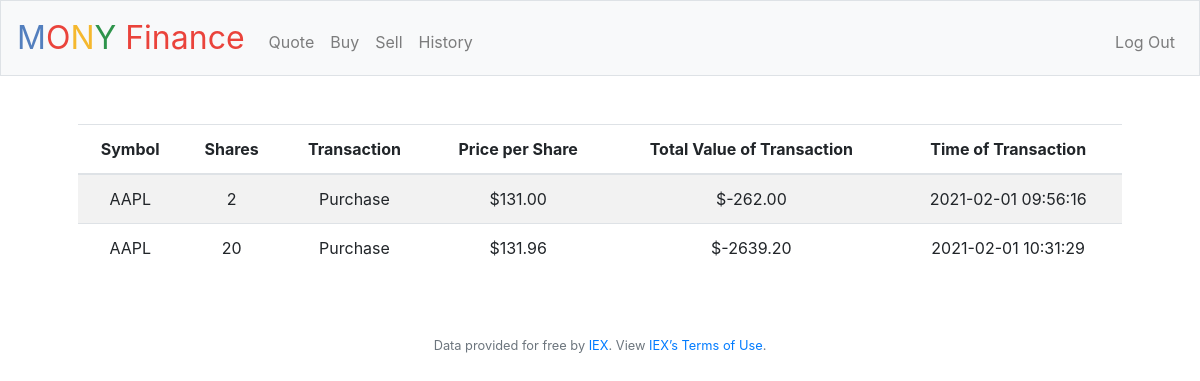
Page /history (signed in) on the earlier database version.
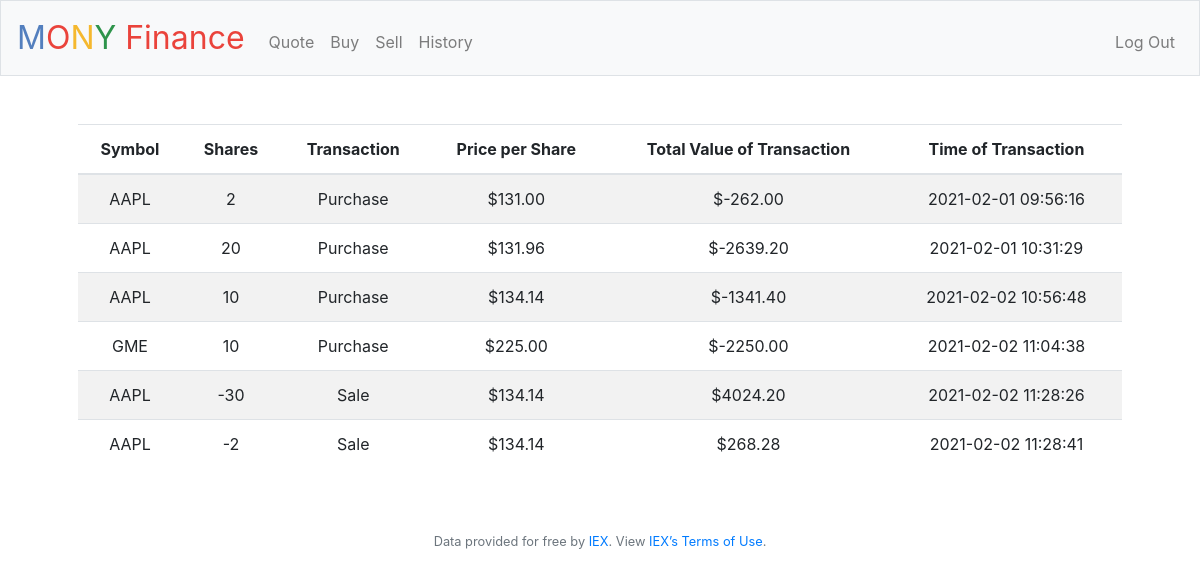
Same page on the later database version.
### tables this page shows
CREATE TABLE 'purchases' ('user_id' integer, 'symbol' text, 'price' real, 'time' text, 'shares' integer,'sold' boolean NOT NULL DEFAULT 'True');

### application.py (the view)
@app.route("/history")
@login_required
def history():
    rows = db.execute("SELECT symbol, price, shares, time, sold FROM purchases WHERE user_id == ?", session["user_id"])
    sold = list()
    return render_template("history.html", rows = rows)

### application.py (called while the page is built)
@app.after_request
def after_request(response):
    response.headers["Cache-Control"] = "no-cache, no-store, must-revalidate"
    response.headers["Expires"] = 0
    response.headers["Pragma"] = "no-cache"
    return response

### helpers.py (called while the page is built)
def login_required(f):
    @wraps(f)
    def decorated_function(*args, **kwargs):
        if session.get("user_id") is None:
            return redirect("/login")
        return f(*args, **kwargs)
    return decorated_function

### templates/history.html (shortened to what this page needs)
{% extends "layout.html" %}
{% block main %}
    <table class="table table-striped">
        <thead>
            <tr>
                <th>Symbol</th>
                <th>Shares</th>
                <th>Transaction</th>
                <th>Price per Share</th>
                <th>Total Value of Transaction</th>
                <th>Time of Transaction</th>
            </tr>
        </thead>
        <tbody>
            {% for row in rows %}
               <tr>
                   <td>{{ row["symbol"] }}</td>
                   <td>{{ row["shares"] }}</td>
                   <td>
                        {% if row["sold"] == 0 %}
                           {{ "Purchase" }}
                        {% endif %}
                        {% if row["sold"] == 1 %}
                           {{ "Sale" }}
                        {% endif %}
                   </td>
                   <td>{{ "$%.2f" | format(row["price"]) }}</td>
                   <td>{{ "$%.2f" | format((row["price"] | float) * (0 - row["shares"] | float)) }} </td>
                   <td> {{ row["time"] }}</td>
               </tr>
            {% endfor %}
        </tbody>
    </table>
{% endblock %}

### templates/layout.html (shortened to what this page needs)
<!DOCTYPE html>
<html lang="en">
    <head>
        <link rel="stylesheet" href="https://cdn.jsdelivr.net/npm/bootstrap@4.5.3/dist/css/bootstrap.min.css">
        <link href="/static/styles.css" rel="stylesheet">
    </head>
    <body>
        <nav class="navbar navbar-expand-md navbar-light bg-light border">
            <a class="navbar-brand" href="/"><span class="blue">M</span><span class="red">O</span><span class="yellow">N</span><span class="green">Y</span> <span class="red">Finance</span></a>
            <div class="collapse navbar-collapse" id="navbar">
                {% if session.user_id %}
                    <ul class="navbar-nav mr-auto mt-2">
                        <li class="nav-item"><a class="nav-link" href="/quote">Quote</a></li>
                        <li class="nav-item"><a class="nav-link" href="/buy">Buy</a></li>
                        <li class="nav-item"><a class="nav-link" href="/sell">Sell</a></li>
                        <li class="nav-item"><a class="nav-link" href="/history">History</a></li>
                    </ul>
                    <ul class="navbar-nav ml-auto mt-2">
                        <li class="nav-item"><a class="nav-link" href="/logout">Log Out</a></li>
                    </ul>
                {% else %}
                    <ul class="navbar-nav ml-auto mt-2">
                        <li class="nav-item"><a class="nav-link" href="/register">Register</a></li>
                        <li class="nav-item"><a class="nav-link" href="/login">Log In</a></li>
                    </ul>
                {% endif %}
            </div>
        </nav>
        <main class="container p-5">
            {% block main %}{% endblock %}
        </main>
        <footer class="small text-center text-muted">
            Data provided for free by <a href="https://iextrading.com/developer">IEX</a>. View <a href="https://iextrading.com/api-exhibit-a/">IEX’s Terms of Use</a>.
        </footer>
    </body>
</html>

### static/styles.css (style rules this page uses)
nav .navbar-brand { font-size: xx-large; }
nav .navbar-brand .blue { color: #537fbe; }
nav .navbar-brand .red { color: #ea433b; }
nav .navbar-brand .yellow { color: #f5b82e; }
nav .navbar-brand .green { color: #2e944b; }
main { overflow-x: auto; text-align: center; }

Differences in the rows shown:
added purchases: symbol "AAPL", shares "10", value "Purchase", price "$134.14", (row['price']|float)*(0-row['shares']|float) "$-1341.40", time "2021-02-02 10:56:48"
added purchases: symbol "GME", shares "10", value "Purchase", price "$225.00", (row['price']|float)*(0-row['shares']|float) "$-2250.00", time "2021-02-02 11:04:38"
added purchases: symbol "AAPL", shares "-30", value "Sale", price "$134.14", (row['price']|float)*(0-row['shares']|float) "$4024.20", time "2021-02-02 11:28:26"
added purchases: symbol "AAPL", shares "-2", value "Sale", price "$134.14", (row['price']|float)*(0-row['shares']|float) "$268.28", time "2021-02-02 11:28:41"
